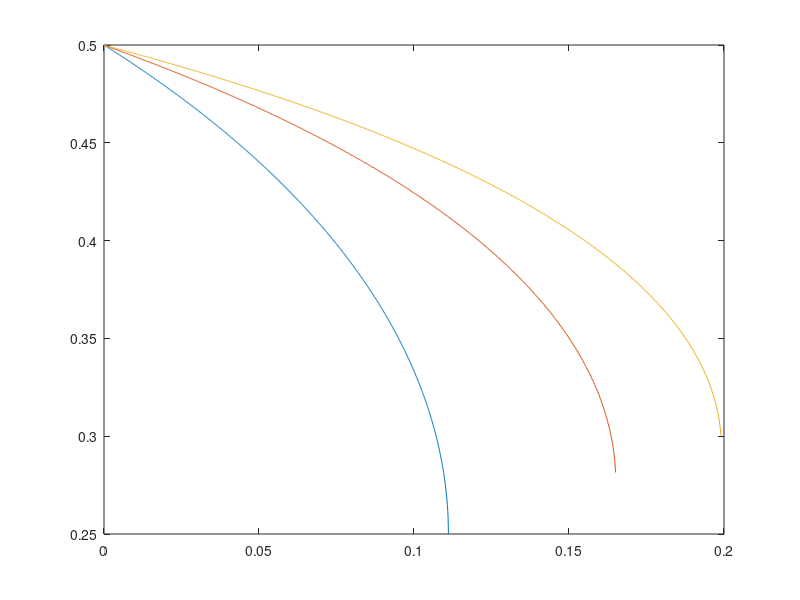
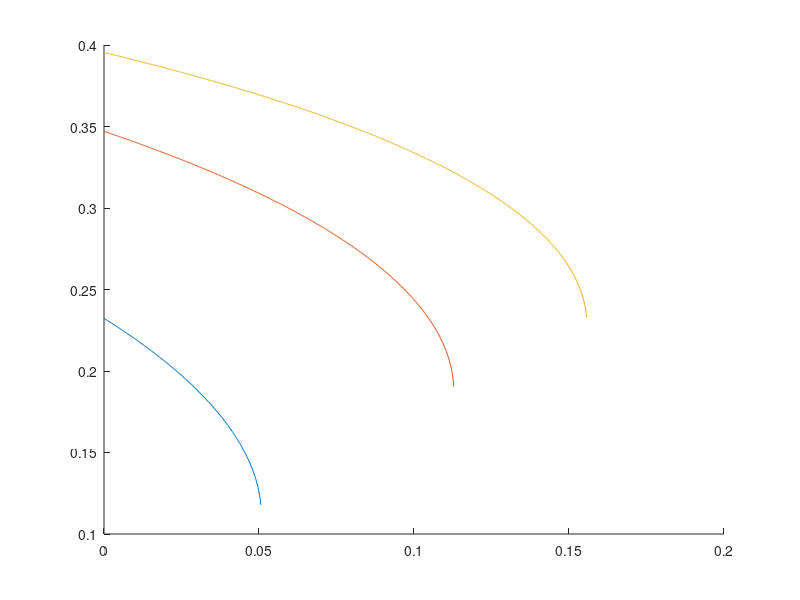

These charts were generated, in order, by the following MATLAB code:
z=linspace(0,1,5000);
g=linspace(0,1,5000);


%%k=3
zz=linspace(0,1/9,1000);
plot(zz,.25+.25*sqrt((1-9.*zz)./(1-zz)))
hold on

%% k=5
flag=0;
i=1;
k=5;
alpha=0;
while i<=5000 && flag==0
    gamma=g(i);
    ks=floor(k'*(2+alpha).^(-1))+1;
    f=gamma+(1-gamma)*(1-binocdf(ks-1,k,z))-z;    
if min(f)>=0
    gamma_star=gamma;
    flag=1;
end
i=i+1;
end
r=zeros(1,i-2);
for j=1:i-2
    gamma=g(j);
    f=gamma+(1-gamma)*(1-binocdf(ks-1,k,z))-z;
    r(j)=max(z(f<0));
end
plot(g(1:i-2),r)


%% k=7
flag=0;
i=1;
k=7;
alpha=0;
while i<=5000 && flag==0
    gamma=g(i);
    ks=floor(k'*(2+alpha).^(-1))+1;
    f=gamma+(1-gamma)*(1-binocdf(ks-1,k,z))-z;    
if min(f)>=0
    gamma_star=gamma;
    flag=1;
end
i=i+1;
end
r=zeros(1,i-2);
for j=1:i-2
    gamma=g(j);
    f=gamma+(1-gamma)*(1-binocdf(ks-1,k,z))-z;
    r(j)=max(z(f<0));
end
plot(g(1:i-2),r)

%% k=4
figure
hold on
flag=0;
i=1;
k=4;
alpha=0.2;
while i<=5000 && flag==0
    gamma=g(i);
    ks=floor(k'*(2+alpha).^(-1))+1;
    f=gamma+(1-gamma)*(1-binocdf(ks-1,k,z))-z;    
if min(f)>=0
    gamma_star=gamma;
    flag=1;
end
i=i+1;
end
r=zeros(1,i-2);
for j=1:i-2
    gamma=g(j);
    f=gamma+(1-gamma)*(1-binocdf(ks-1,k,z))-z;
    r(j)=max(z(f<0));
end
plot(g(1:i-2),r)

%% k=6
flag=0;
i=1;
k=6;
alpha=0.2;
while i<=5000 && flag==0
    gamma=g(i);
    ks=floor(k'*(2+alpha).^(-1))+1;
    f=gamma+(1-gamma)*(1-binocdf(ks-1,k,z))-z;    
if min(f)>=0
    gamma_star=gamma;
    flag=1;
end
i=i+1;
end
r=zeros(1,i-2);
for j=1:i-2
    gamma=g(j);
    f=gamma+(1-gamma)*(1-binocdf(ks-1,k,z))-z;
    r(j)=max(z(f<0));
end
plot(g(1:i-2),r)

%% k=8
flag=0;
i=1;
k=8;
alpha=0.2;
while i<=5000 && flag==0
    gamma=g(i);
    ks=floor(k'*(2+alpha).^(-1))+1;
    f=gamma+(1-gamma)*(1-binocdf(ks-1,k,z))-z;    
if min(f)>=0
    gamma_star=gamma;
    flag=1;
end
i=i+1;
end
r=zeros(1,i-2);
for j=1:i-2
    gamma=g(j);
    f=gamma+(1-gamma)*(1-binocdf(ks-1,k,z))-z;
    r(j)=max(z(f<0));
end
plot(g(1:i-2),r)